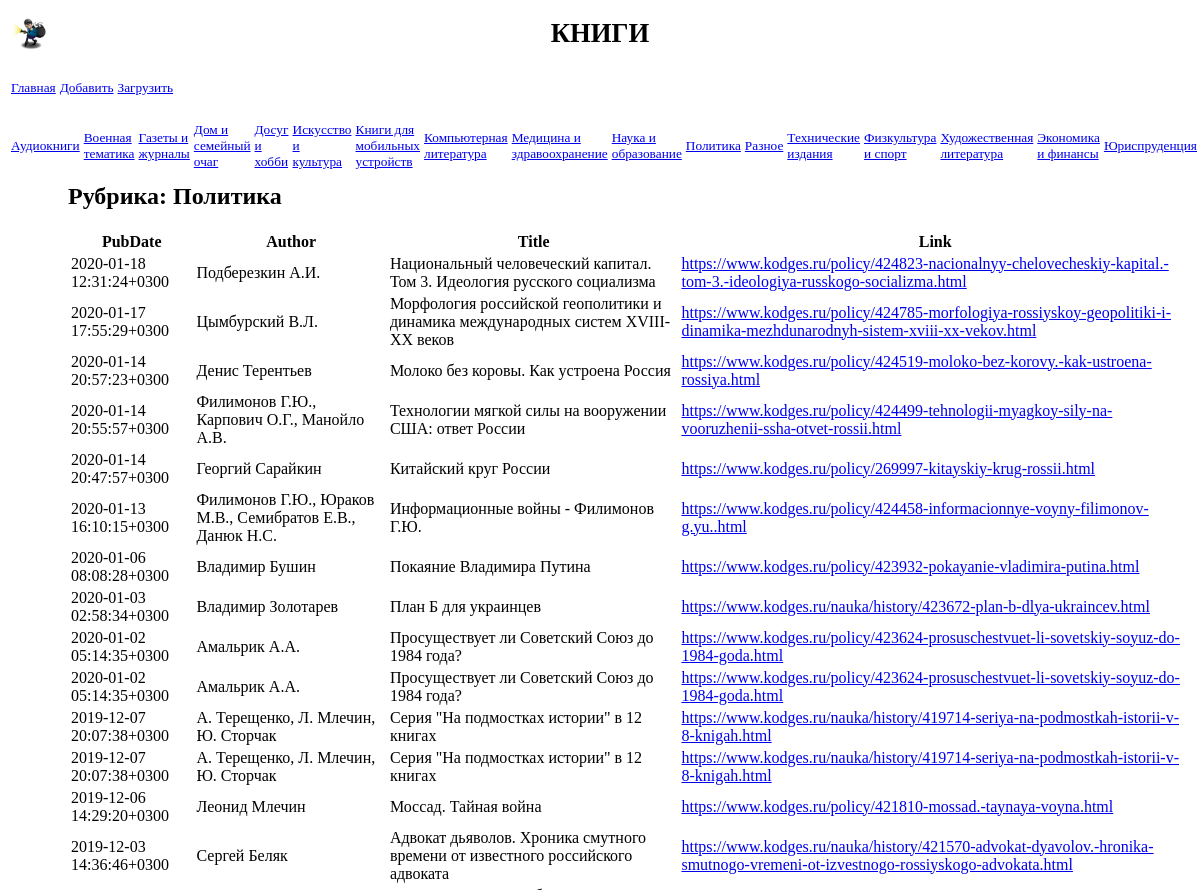
The app's page /arkadiy39/books/4 (upper part), older data.
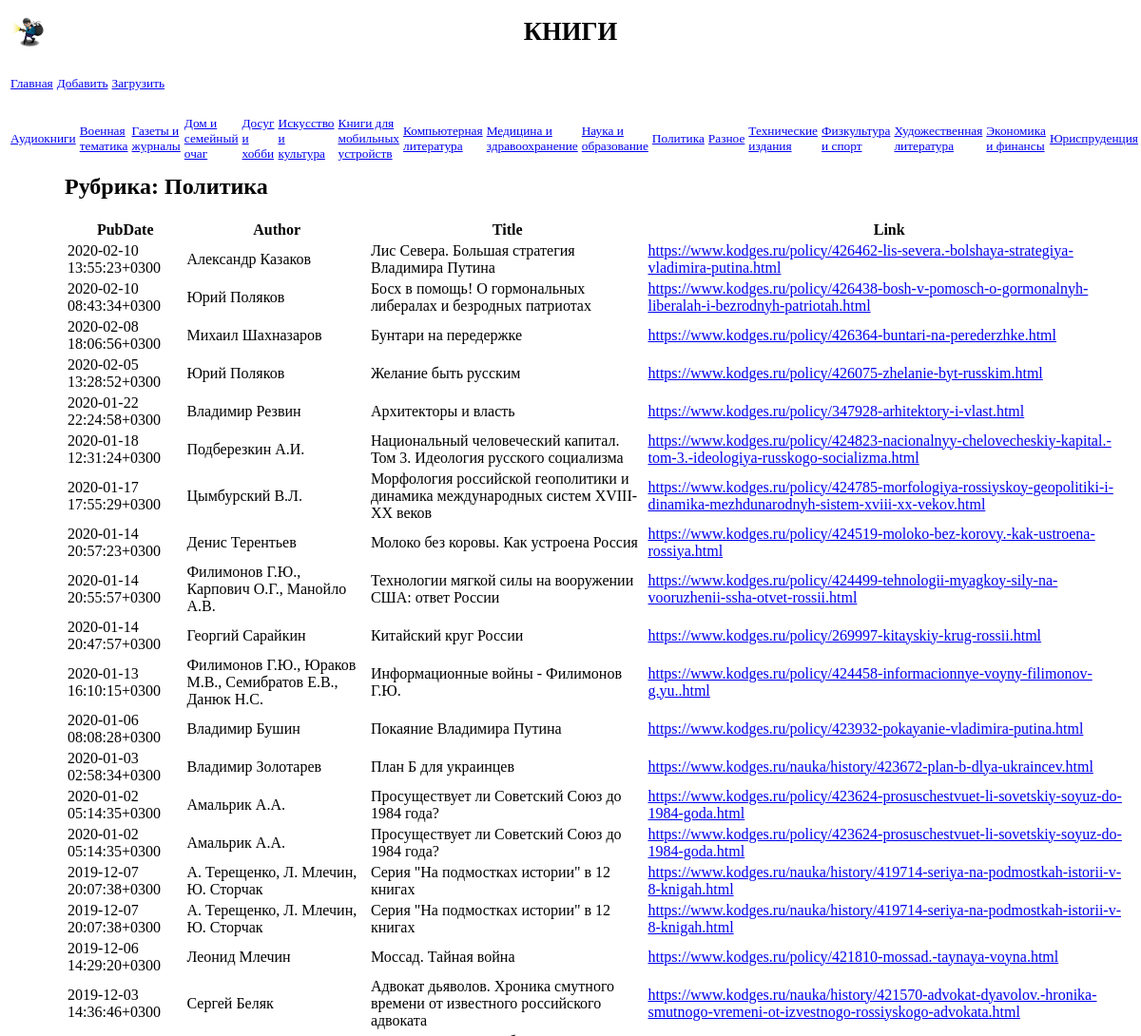
The same page, newer data.
### arkadiy39/models.py (models this page shows, shortened)
class Rubric(models.Model):
    name = models.CharField(max_length=20, db_index=True, verbose_name='Название')
    class Meta:
        verbose_name_plural = "Рубрики"
        verbose_name = "Рубрика"
        ordering = ['name']

class Books(models.Model):
    rubric = models.ForeignKey('Rubric', null=True, on_delete=models.PROTECT, verbose_name='Рубрика')
    date = models.CharField(max_length=50)
    pubdate = models.CharField(max_length=50)
    year = models.CharField(max_length=50)
    author = models.CharField(max_length=50)
    title = models.CharField(max_length=100)
    pages = models.CharField(max_length=50, null=True, blank=True)
    format = models.CharField(max_length=50, null=True, blank=True)
    size = models.CharField(max_length=50, null=True, blank=True)
    quality = models.CharField(max_length=50, null=True, blank=True)
    language = models.CharField(max_length=50, null=True, blank=True)
    crc32 = models.CharField(max_length=50, null=True, blank=True)
    description = models.TextField(null=True, blank=True)
    link = models.TextField(null=True, blank=True)
    category = models.TextField(null=True, blank=True)
    downloaded = models.IntegerField(default=0)
    file = models.CharField(null=True, max_length=100)
    class Meta:
        verbose_name_plural = "Книги"
        verbose_name = "Книга"
        ordering = ['-pubdate']

### arkadiy39/views.py (the view)
# urls.py: path('books/<int:rubric_id>',books_by_rubric,name='books_by_rubric'),
def books_by_rubric(request,rubric_id):
    books=Books.objects.filter(rubric=rubric_id)
    rubrics=Rubric.objects.all()
    current_rubric=Rubric.objects.get(pk=rubric_id)
    context={'books':books,'rubrics':rubrics,'current_rubric':current_rubric}
    return render(request,'arkadiy39/books_by_rubric.html',context)

### arkadiy39/templates/arkadiy39/books_by_rubric.html (shortened to what this page needs)
{%extends "layout/basic.html"%}
{%block content%}
	<h2>Рубрика: {{current_rubric.name}}</h2>
	<div>
			<TABLE>
				<tr>
				<th>PubDate</th>
				<th>Author</th>
				<th>Title</th>
				<th>Link</th>
				</tr>
	{%for book in books%}
			<tr>
				<td>{{book.pubdate}}</td>
				<td>{{book.author}}</td>
				<td>{{book.title}}</td>
				<td><a href='{{book.link}}' target='_blank'>{{book.link}}</a></td>
			</tr>
	{%endfor%}
			</table>
	</div>
{%endblock%}

### arkadiy39/templates/layout/basic.html (shortened to what this page needs)
{%load static%}
<!DOCTYPE html>
<html>
<head>
	<link rel="stylesheet" type="text/css" href="{%static 'books/books_style.css'%}">
</head>
<body>
	<header>
        <h1>Книги</h1>
    </header>
    <nav>
		<table class="table-nav-top">
        <tr>
            <td><a href="{%url 'books_index'%}">Главная</a></td>
            <td><a href="{%url 'add'%}">Добавить</a></td>
            <td><a href="{%url 'load'%}">Загрузить</a></td>
        </tr>
        </table>
		<table class="table-nav">
		<tr>
        {%for rubric in rubrics%}
            <td><a href="{%url 'books_by_rubric' rubric.pk%}">{{rubric.name}}</a></td>
		{%endfor%}
        </tr>
        </table>
	</nav>
	<section>
        {%block content%}
		{%endblock%}
    </section>
</body>
</html>

Row changes from the older to the newer data that the page shows:
added Books: pubdate "2020-02-10 13:55:23+0300", author "Александр Казаков", title "Лис Севера. Большая стратегия Владимира Путина", link "https://www.kodges.ru/policy/426462-lis-severa.-bolshaya-strategiya-vladimira-putina.html"
added Books: pubdate "2020-02-10 08:43:34+0300", author "Юрий Поляков", title "Босх в помощь! О гормональных либералах и безродных патриотах", link "https://www.kodges.ru/policy/426438-bosh-v-pomosch-o-gormonalnyh-liberalah-i-bezrodnyh-patriotah.html"
added Books: pubdate "2020-02-08 18:06:56+0300", author "Михаил Шахназаров", title "Бунтари на передержке", link "https://www.kodges.ru/policy/426364-buntari-na-perederzhke.html"
added Books: pubdate "2020-02-05 13:28:52+0300", author "Юрий Поляков", title "Желание быть русским", link "https://www.kodges.ru/policy/426075-zhelanie-byt-russkim.html"
added Books: pubdate "2020-01-22 22:24:58+0300", author "Владимир Резвин", title "Архитекторы и власть", link "https://www.kodges.ru/policy/347928-arhitektory-i-vlast.html"
